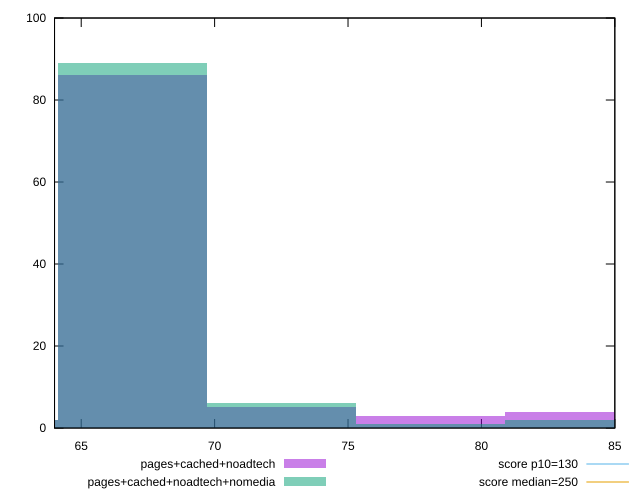

Reproduce this figure in gnuplot.
reset

$pagesCachedNoadtech <<EOF
66.92952803213473 86
72.50698870147929 5
61.352067362790166 2
78.08444937082385 3
83.66191004016841 4
EOF

$pagesCachedNoadtechNomedia <<EOF
78.08444937082385 1
66.92952803213473 89
72.50698870147929 6
61.352067362790166 2
83.66191004016841 2
EOF

set key outside below
set boxwidth 5.5774606693445605
set xrange [64:85]
set yrange [0:100]
set trange [0:100]
set style fill transparent solid 0.5 noborder

set parametric
set terminal svg size 640, 500 enhanced background rgb 'white'
set output "report_00018_2021-02-10T15-25-16.877Z/max-potential-fid/comparison/histogram/2_vs_3.svg"

plot $pagesCachedNoadtech title "pages+cached+noadtech" with boxes, \
     $pagesCachedNoadtechNomedia title "pages+cached+noadtech+nomedia" with boxes, \
     130,t title "score p10=130", \
     250,t title "score median=250"

reset
